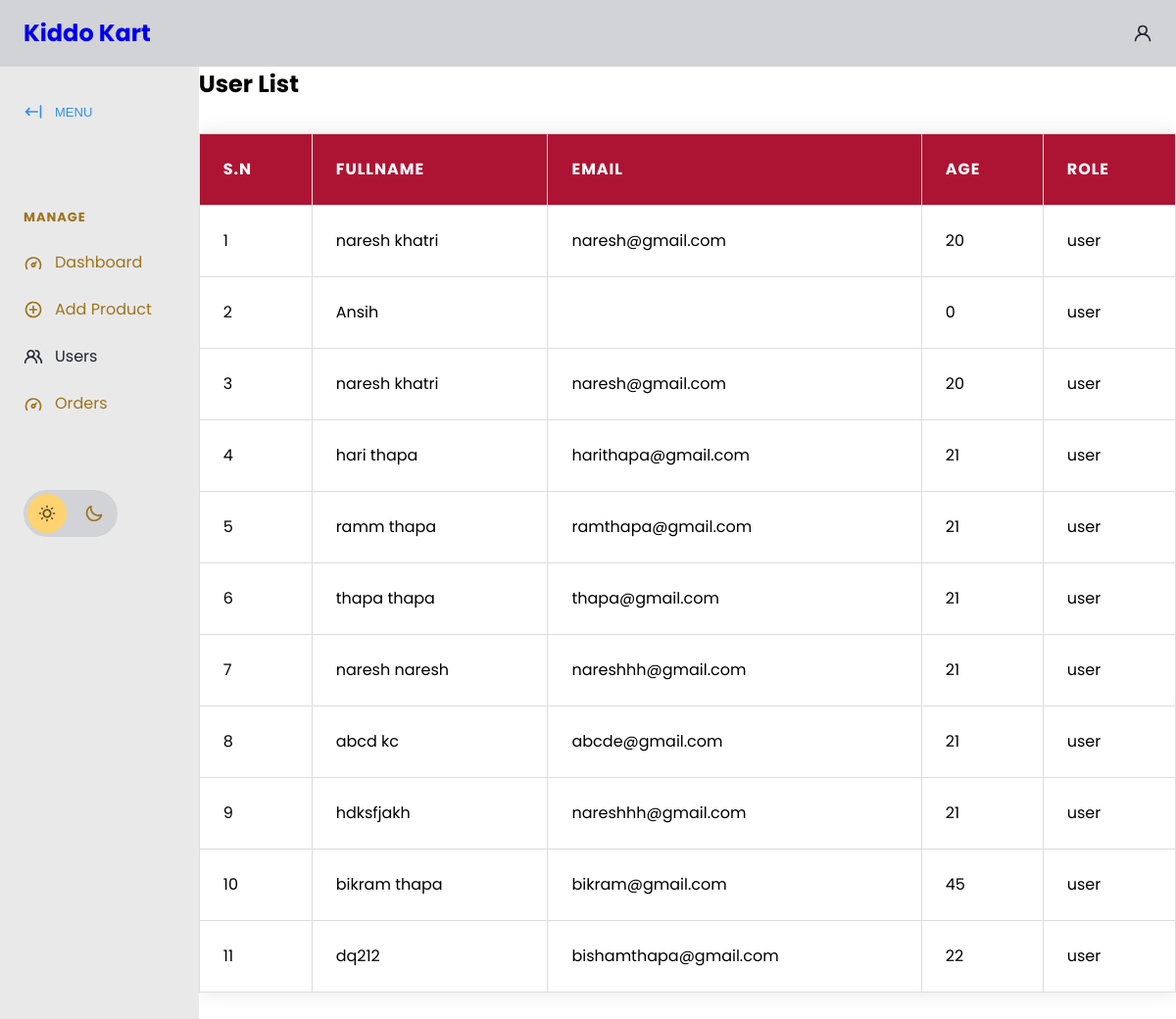
/php/userlist.php, run on an earlier commit of the app's database.
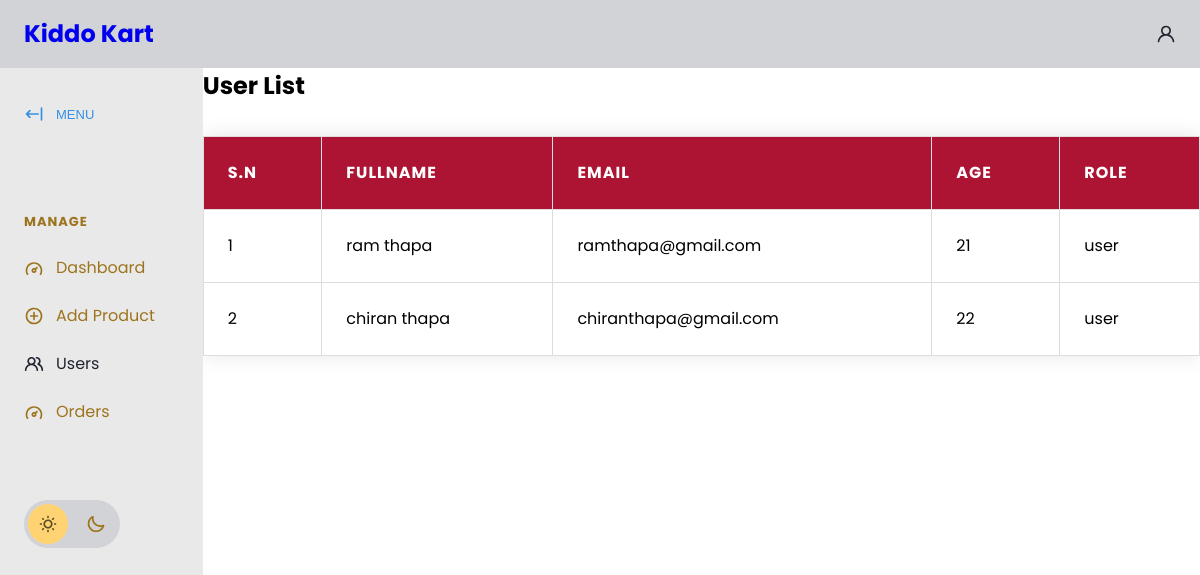
And on a later commit of the database.
### tables this page shows
CREATE TABLE `users` (
  `ID` int(11) NOT NULL,
  `Username` varchar(100) DEFAULT NULL,
  `Email` varchar(100) DEFAULT NULL,
  `Password` varchar(100) DEFAULT NULL,
  `Age` int(11) DEFAULT NULL,
  `UserRole` varchar(10) NOT NULL,
  `Phone_No` varchar(200) NOT NULL
);

### php/userlist.php (the view, shortened to what this page needs)
<?php
include_once('connection.php');
?>
<!DOCTYPE html>
<html lang="en">
<head>
    <link rel="stylesheet" href="https://cdn.jsdelivr.net/npm/modern-normalize@1.1.0/modern-normalize.min.css">
    <link rel="stylesheet" href="app.css">
    <link rel="stylesheet" href="./product.css">
</head>
<body>
    <header id="main-header">
        <nav>
            <ul>
                <li id="main-header__logo">
                    <a href="#">
                    <h1>Kiddo Kart</h1>
                    </a>
                </li>
            </ul>
            <a href="#">
                <svg>
                    <use xlink:href="#icon-user"></use>
                </svg>
            </a>
        </nav>
    </header>
    <section id="main">
        <div id="sidebar">
            <button id="sidebar__collapse">
                <svg>
                    <use xlink:href="#icon-collapse"></use>
                </svg>
                <span>MENU</span>
            </button>
            <nav id="sidebar__nav">
                <ul>
                    <li class="menu-heading"><span>Manage</span></li>
                    <li>
                        <a href="admindb.php">
                            <svg>
                                <use xlink:href="#icon-dashboard"></use>
                            </svg>
                            <span>Dashboard</span>
                        </a>
                    </li>
                    <li>
                        <a href="./addproduct.php">
                            <svg>
                                <use xlink:href="#icon-add"></use>
                            </svg>
                            <span>Add Product</span>
                        </a>
                    </li>
                    <li>
                        <a href="#" class="active">
                            <svg>
                                <use xlink:href="#icon-users"></use>
                            </svg>
                            <span>Users</span>
                        </a>
                    </li>
                    <li>
                    <li>
                        <a href="viewproducts.php" >
                            <svg>
                                <use xlink:href="#icon-dashboard"></use>
                            </svg>
                            <span>Orders</span>
                        </a>
                    </li>
            </nav>
            <div id="sidebar__theme-switcher">
                <svg id="sidebar__theme-switcher__sun">
                    <use xlink:href="#icon-sun"></use>
                </svg>
                <svg id="sidebar__theme-switcher__moon">
                    <use xlink:href="#icon-moon"></use>
                </svg>
            </div>
        </div>
        <div class="form-container">
            <h1>User List</h1>
            <div class="admin-product-form-container">
                <?php
                $select = mysqli_query($conn, "SELECT * FROM users where UserRole = 'user'");
                $sn = 1;
                ?>
                <div class="product-display">
                    <table class="product-display-table">
                        <thead>
                            <tr>
                                <th>S.N</th>
                                <th>Fullname</th>
                                <th>Email</th>
                                <th>Age</th>
                                <th>Role</th>
                            </tr>
                        </thead>
                        <?php while ($row = mysqli_fetch_assoc($select)) {
                            ?>
                            <tr>
                                <td>
                                    <?php echo $sn++; ?>
                                </td>
                                <td>
                                    <?php echo $row['Username']; ?>
                                </td>
                                <td>
                                    <?php echo $row['Email']; ?>
                                </td>
                                <td>
                                    <?php echo $row['Age'] ?>
                                </td>
                                <td>
                                    <?php echo $row['UserRole'] ?>
                                </td>
                            </tr>
                        <?php } ?>
                    </table>
                </div>
            </div>
</body>
</html>

What changed in the data, as far as the page shows it:
removed users: Username "naresh khatri", Email "naresh@gmail.com", Age "20", UserRole "user"
removed users: Username "Ansih", Age "0", UserRole "user"
removed users: Username "naresh khatri", Email "naresh@gmail.com", Age "20", UserRole "user"
removed users: Username "hari thapa", Email "harithapa@gmail.com", Age "21", UserRole "user"
removed users: Username "ramm thapa", Email "ramthapa@gmail.com", Age "21", UserRole "user"
removed users: Username "thapa thapa", Email "thapa@gmail.com", Age "21", UserRole "user"
removed users: Username "naresh naresh", Email "nareshhh@gmail.com", Age "21", UserRole "user"
removed users: Username "abcd kc", Email "abcde@gmail.com", Age "21", UserRole "user"
removed users: Username "hdksfjakh", Email "nareshhh@gmail.com", Age "21", UserRole "user"
removed users: Username "bikram thapa", Email "bikram@gmail.com", Age "45", UserRole "user"
removed users: Username "dq212", Email "bishamthapa@gmail.com", Age "22", UserRole "user"
added users: Username "ram thapa", Email "ramthapa@gmail.com", Age "21", UserRole "user"
added users: Username "chiran thapa", Email "chiranthapa@gmail.com", Age "22", UserRole "user"
